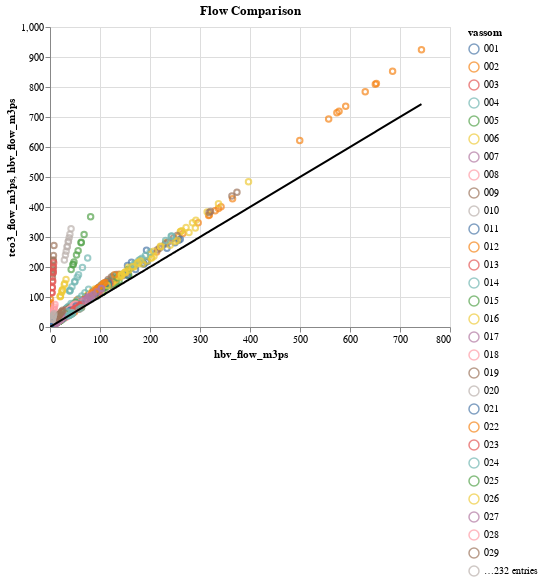

The notebook cell this image was saved under:
### Markdown cell above
TEOTIL2 matches the HBV simulations exactly (as expected), while flows simulated by TEOTIL3 are consistently a bit higher. **Which is correct?**

In some areas, there are known issues with HBV (and therefore TEOTIL2) underestimating runoff. For example, in vassdragsområde 057, HBV and TEOTIL2 estimate mean annual flows of around 4.2 m3/s, whereas TEOTIL3 estimates about 12.4 m3/s. According to Stein Beldring, the latter value (from TEOTIL3) is considered more reasonable - see e-mail received 09.10.2022 and the issue [here](https://github.com/NIVANorge/teotil3/issues/15) for details. The problem is that HBV doesn't resolve land well in some coastal vassdragsområder, leading to significant underestimation of flows.

Another issue is that, in the east, the regine dataset extends into Sweden, but the HBV simulations stop just over the border. In these areas, flow totals from HBV dramatically underestimate actual flows, because only a small part of the true catchment is included in NVE's modelling. For example, for vassdragsområde 301, the HBV simulated flows are 0.5% of what would be expected based on the land area and mean runoff from 1961-90 (see issue [here](https://github.com/NIVANorge/teotil3/issues/15) for details).

The plot below compares flows from HBV and TEOTIL3 for all years and vassdragsområder.

### Code cell
# Compare TEOTIL3 with HBV
scatter = (
    alt.Chart(vassom_df)
    .mark_point()
    .encode(
        x="hbv_flow_m3ps",
        y="teo3_flow_m3ps",
        color="vassom",
        tooltip=["vassom", "year", "hbv_flow_m3ps", "teo3_flow_m3ps"],
    )
    .properties(title="Flow Comparison")
    .interactive()
)
line = (
    alt.Chart(vassom_df)
    .mark_line(color="black")
    .encode(x="hbv_flow_m3ps", y="hbv_flow_m3ps")
)
chart = scatter + line
chart

### Figure 1 — Vega-Lite specification as saved in the notebook (floating-point values rounded to 4 significant figures; data arrays with more than 128 entries replaced by an {"elided": "..."} marker saying what was removed)
{"config": {"view": {"continuousWidth": 400, "continuousHeight": 300}}, "layer": [{"mark": "point", "encoding": {"color": {"field": "vassom", "type": "nominal"}, "tooltip": [{"field": "vassom", "type": "nominal"}, {"field": "year", "type": "quantitative"}, {"field": "hbv_flow_m3ps", "type": "quantitative"}, {"field": "teo3_flow_m3ps", "type": "quantitative"}], "x": {"field": "hbv_flow_m3ps", "type": "quantitative"}, "y": {"field": "teo3_flow_m3ps", "type": "quantitative"}}, "selection": {"selector001": {"type": "interval", "bind": "scales", "encodings": ["x", "y"]}}, "title": "Flow Comparison"}, {"mark": {"type": "line", "color": "black"}, "encoding": {"x": {"field": "hbv_flow_m3ps", "type": "quantitative"}, "y": {"field": "hbv_flow_m3ps", "type": "quantitative"}}}], "data": {"name": "data-351a035f0931790a7b04f910287b9a95"}, "$schema": "https://vega.github.io/schema/vega-lite/v4.17.0.json", "datasets": {"data-351a035f0931790a7b04f910287b9a95": {"elided": "2610 records"}}}
